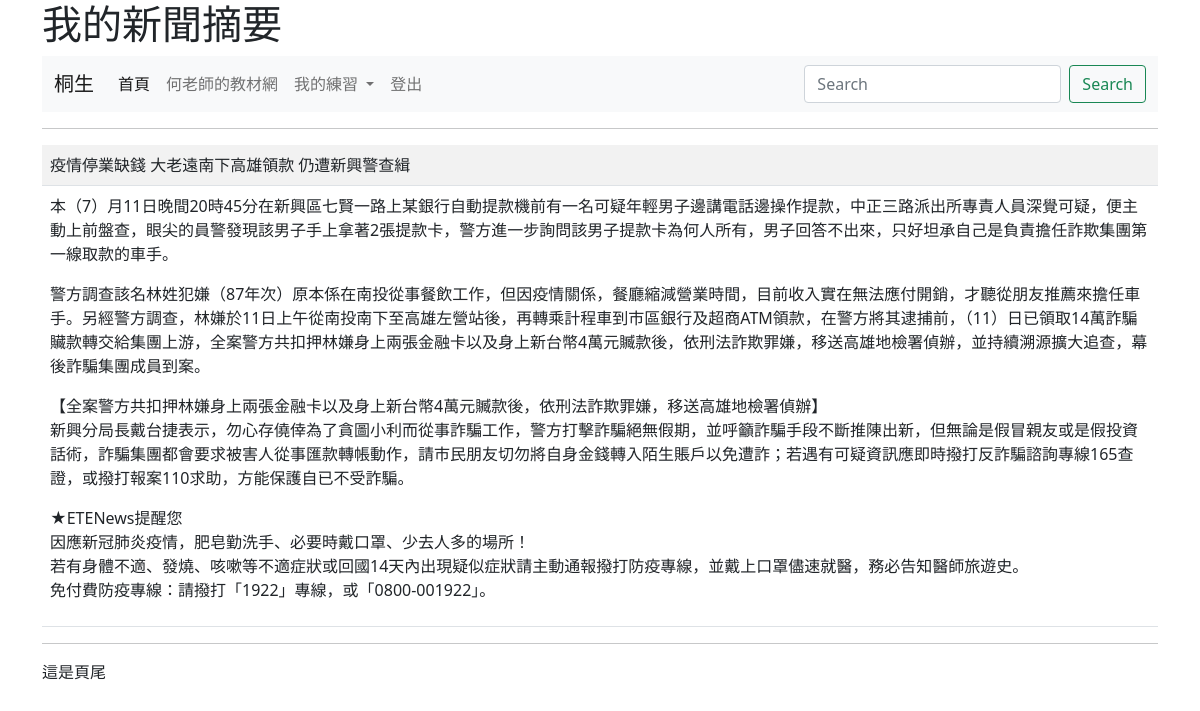
Screenshot of /show/2/ (signed in) with the database file from the repository.
### mysite/models.py (models this page shows, shortened)
class Post(models.Model):
    title = models.CharField(max_length=200)
    content = models.TextField()
    pub_date = models.DateTimeField(default=timezone.now)
    class Meta:
        ordering = ('-pub_date',)

### mysite/views.py (the view)
# urls.py: path('show/<int:id>/', views.show),
@login_required(login_url="/admin/login/")
def show(request, id):
	try:
		post = Post.objects.get(id=id)
	except:
		return redirect("/news/")
	return render(request, "show.html", locals())

### templates/show.html (shortened to what this page needs)
{% extends "base.html" %}
{% block main %}
	<table class="table table-striped">
		<tr>
			<td>
				{{post.title}}<br>
			</td>
		</tr>
		<tr>
			<td>
			{{ post.content | linebreaks }}
			</td>
		</tr>
	</table>
{% endblock %}

### templates/menu.html (shortened to what this page needs)
<nav class="navbar navbar-expand-lg navbar-light bg-light">
  <div class="container-fluid">
    <a class="navbar-brand" href="#">
    {% if request.user.is_authenticated %}
      {{ request.user.first_name }}
    {% else%}
      未登入的訪客
    {% endif %}
    </a>
    <div class="collapse navbar-collapse" id="navbarSupportedContent">
      <ul class="navbar-nav me-auto mb-2 mb-lg-0">
        <li class="nav-item">
          <a class="nav-link active" aria-current="page" href="/">首頁</a>
        </li>
        <li class="nav-item">
          <a class="nav-link" href="https://104.es">何老師的教材網</a>
        </li>
        <li class="nav-item dropdown">
          <a class="nav-link dropdown-toggle" href="#" id="navbarDropdown" role="button" data-bs-toggle="dropdown" aria-expanded="false">
            我的練習
          </a>
        </li>
        {% if request.user.is_authenticated %}
          <li class="nav-item">
            <a class="nav-link" href="/logout/" tabindex="-1">登出</a>
          </li>
        {% else %}
            <li class="nav-item">
              <a class="nav-link" href="/admin/login/?next=/" tabindex="-1">登入</a>
            </li>
        {%endif%}
      </ul>
      <form class="d-flex">
        <input class="form-control me-2" type="search" placeholder="Search" aria-label="Search">
        <button class="btn btn-outline-success" type="submit">Search</button>
      </form>
    </div>
  </div>
</nav>

### rows the page displays
Post: title "疫情停業缺錢 大老遠南下高雄領款 仍遭新興警查緝", content "本（7）月11日晚間20時45分在新興區七賢一路上某銀行自動提款機前有一名可疑年輕男子邊講電話邊操作提款，中正三路派出所專責人員深覺可疑，便主動上前盤查，眼尖的員警發現該男子手上拿著2張提款卡，警方進一步詢問該男子提款卡為何人所有，男子回答不出來，只好坦承自己是負責擔任詐欺集團第一線取款的車手。 警方調查該名林姓犯嫌（87年次）原本係在南投從事餐飲工作，但因疫情關係，餐廳縮減營業時間，目前收入實在無法應付開銷，才聽從朋友推薦來擔任車手。另經警方調查，林嫌於11日上午從南投南下至高雄左營站後，再轉乘計程車到市區銀行及超商ATM領款，在警方將其逮捕前，（11）日已領取14萬詐騙贜款轉交給集團上游，全案警方共扣押林嫌身上兩張金融卡以及身上新台幣4萬元贓款後，依刑法詐欺罪嫌，移送高雄地檢署偵辦，並持續溯源擴大追查，幕後詐騙集團成員到案。 【全案警方共扣押林嫌身上兩張金融卡以及身上新台幣4萬元贓款後，依刑法詐欺罪嫌，移送高雄地檢署偵辦】 新興分局長戴台捷表示，勿心存僥倖為了貪圖小利而從事詐騙工作，警方打擊詐騙絕無假期，並呼籲詐騙手段不斷推陳出新，但無論是假冒親友或是假投資話術，詐騙集團都會要求被害人從事匯款轉帳動作，請市民朋友切勿將自身金錢轉入陌生賬戶以免遭詐；若遇有可疑資訊應即時撥打反詐騙諮詢專線165查證，或撥打報案110求助，方能保護自已不受詐騙。 ★ETENews提醒您 因應新冠肺炎疫情，肥皂勤洗手、必要時戴口罩、少去人多的場所！ 若有身體不適、發燒、咳嗽等不適症狀或回國14天內出現疑似症狀請主動通報撥打防疫專線，並戴上口罩儘速就醫，務必告知醫師旅遊史。…"

### other values shown
{{ request.user.first_name }} "桐生"
